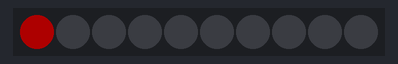
A sketch run on a simulated Arduino Uno, built with avr-gcc and run on an emulated ATmega328P. Shown: 10 RGB LEDs in strip order, left to right. Dim RGB values are drawn brighter than linear.

Above: at 0.1 s.
At 2.1 s:
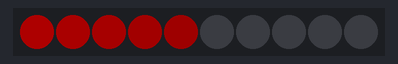
At 4.1 s:
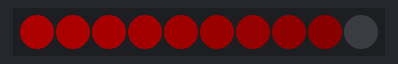
At 8.6 s:
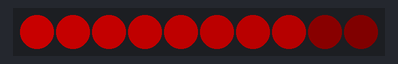
At 22.1 s:
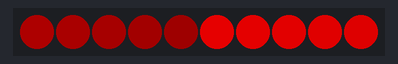
At 39.1 s:
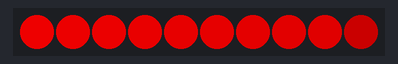

The sketch:

working_Led_6.ino
```cpp
#include <PololuLedStrip.h>

// Create an ledStrip object on pin 10.
PololuLedStrip<10> ledStrip;

#define LED_COUNT 10
rgb_color colors[LED_COUNT];


void setup()
{

}

void loop()
{
  for (int i = 50; i < 250; i = i + 50)
  {
   for (int l = 0; l < 10; l++)
    {
     colors [l] = (rgb_color){i-(5*l), 0, 0};
     ledStrip.write(colors, LED_COUNT);
     delay(500);

    }
  }

}
```

Measured:
- what the display in image 1 shows lasts 0.5 s, from 2.0 s to 2.5 s
